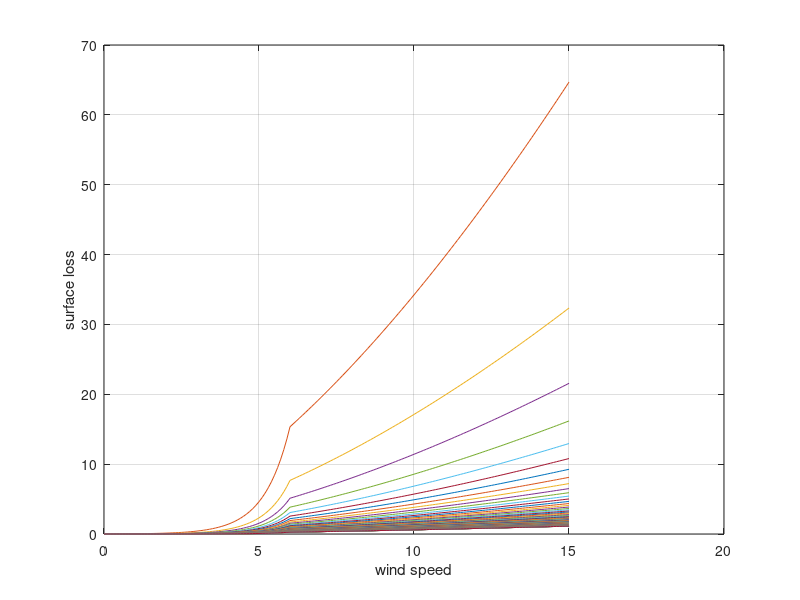
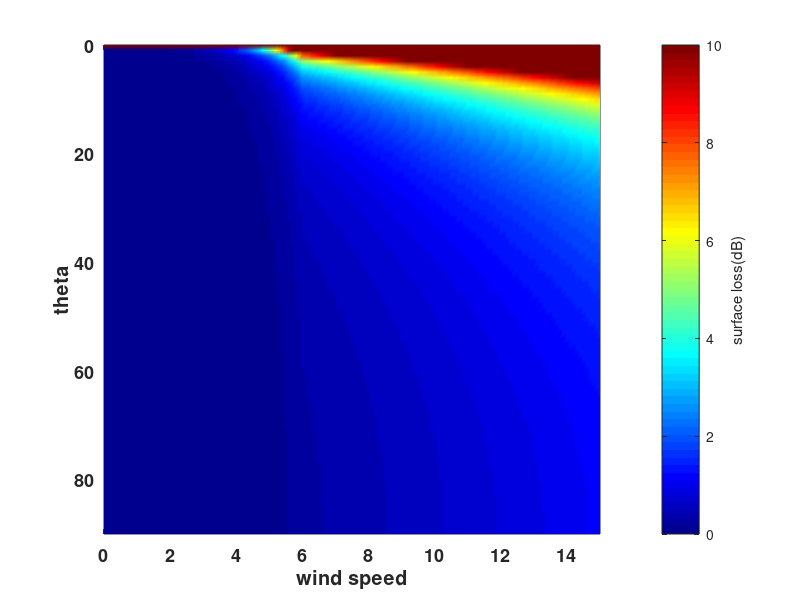

Source code (MATLAB) for these figures, in order:
clc;
close all;
clear all;
% frequency
f = 20; %kHz

% 입사각
theta = 0:1:90;

% windspeed
U = 0:0.1:15;

SBL = zeros(size(U))
% 이렇게도 만들수 있음
SBL = zeros(length(theta), length(U(1, :)));

for itheta = 1:length(theta)
    idx = find(U >= 6);

    %  91개를 같은 위치에 저장
    SBL(itheta, idx) = 1.26 * 10^(-3) / sin(theta(itheta) * pi / 180) * ...
        U(idx).^(1.57) * f^(0.85);

    idx = find(U < 6);

    %  91개를 같은 위치에 저장
    SBL(itheta, idx) = 1.26 * 10^(-3) / sin(theta(itheta) * pi / 180) * ...
        6^(1.57) * f^(0.85) * exp(1.2 * (U(idx) - 6));
end

figure;
plot(U, SBL)
xlabel('wind speed')
ylabel('surface loss')
grid on;
%legend('10 deg', '30 deg', '50 deg', '70 deg', 'location', 'nw')

figure;
pcolor(U, theta, SBL)
xlabel('wind speed')
ylabel('theta')
shading interp
axis ij
colormap('jet')
h = colorbar;
ylabel(h, 'surface loss(dB)')
caxis([0 10])
set(gca, 'fontsize', 13, 'fontweight', 'b')
